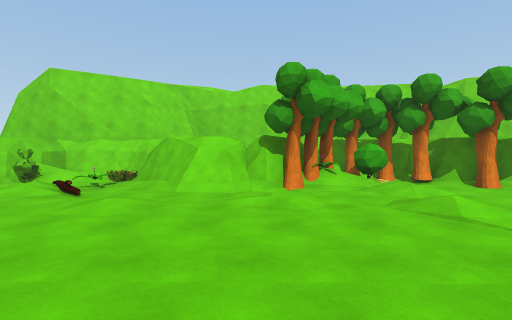
[1] (above)

16 first-person views from a walk through a scene from a Unity 3-D project. The camera is 1.5 m above the floor, tilts 2° down and sees 85° across. The floor is counted in squares, 2 m on a side. Each view is taken from the middle of a square. On the plan, view 1 faces up. The plan holds only what a view shows up to about 10 squares ahead; the rest is blank. The place goes on beyond the plan.

[2]
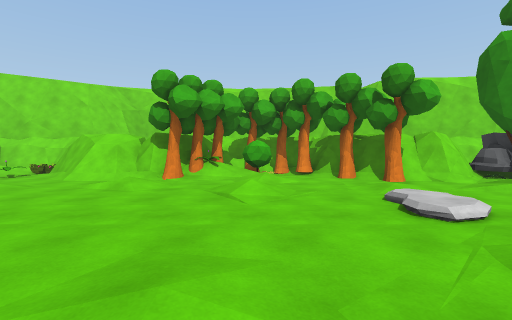

[3]
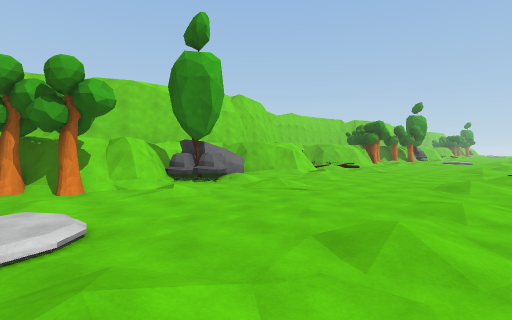

[4]
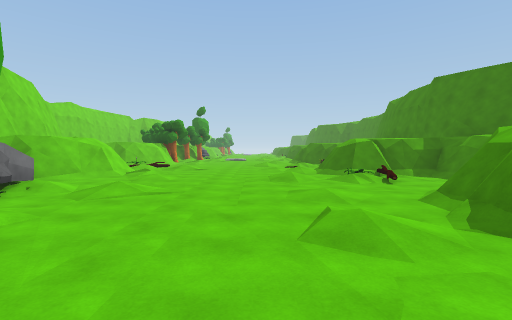

[5]
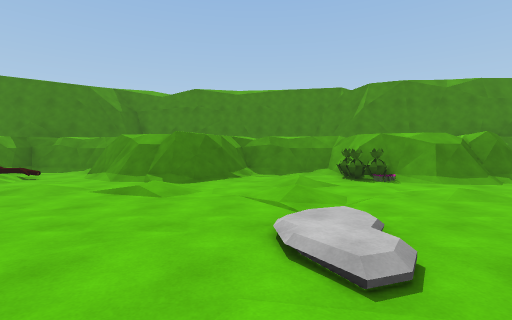

[6]
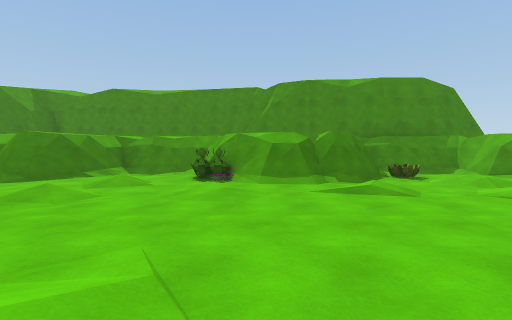

[7]
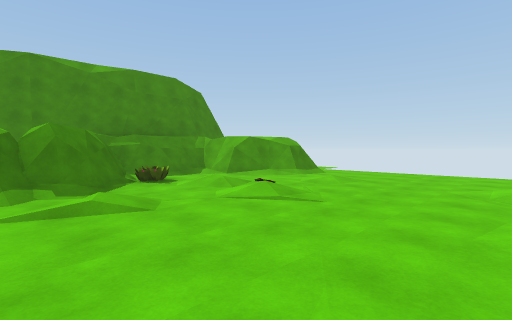

[8]
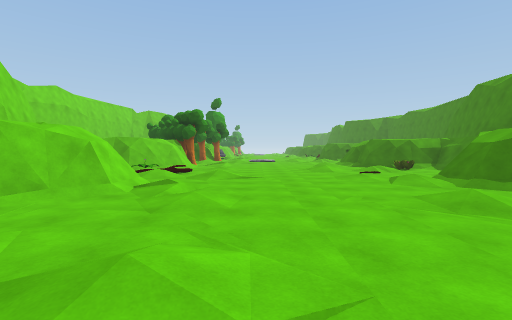

[9]
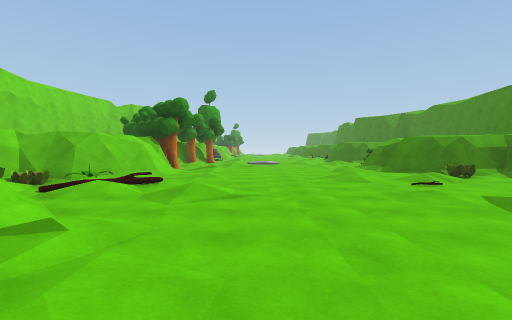

[10]
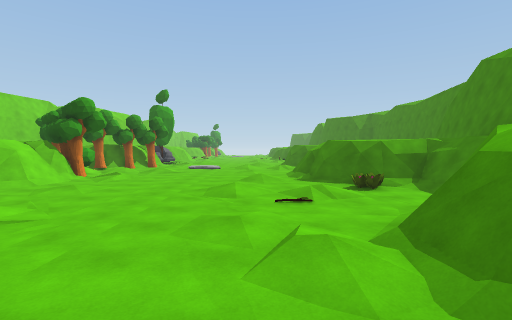

[11]
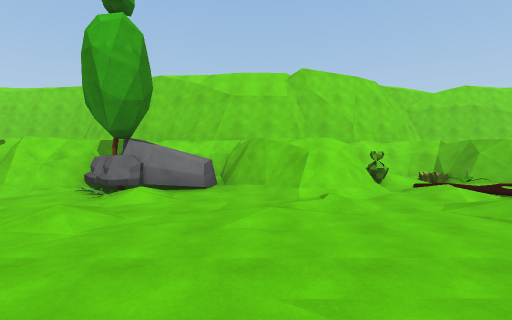

[12]
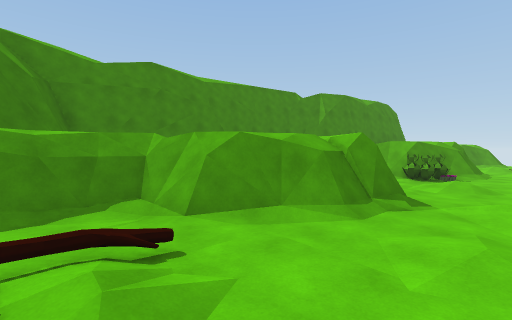

[13]
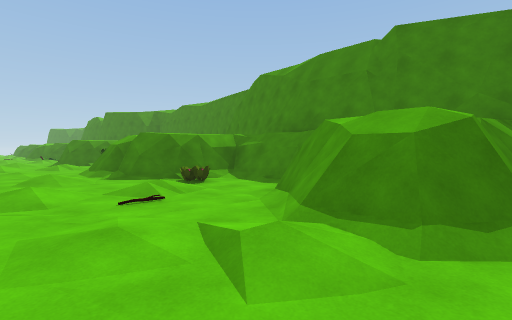

[14]
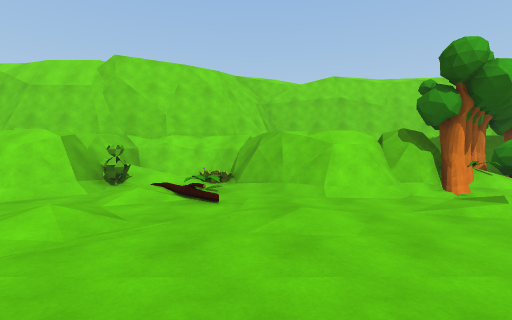

[15]
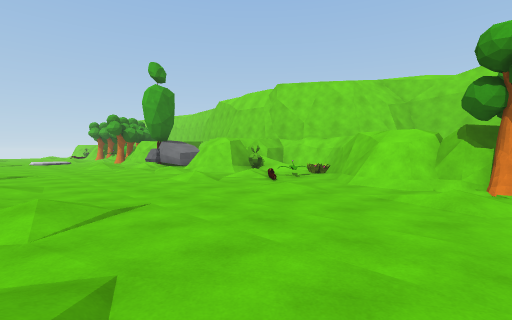

[16]
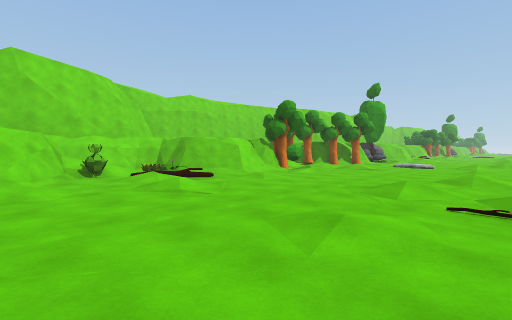

### Floor plan
Key: @ floor where view 1 was taken; # wall or solid block; . main floor; : floor 0.25 m higher than the main floor; / step, stairs or slope; O other object.
Columns run from 8 left of view 1 to 23 right of it. Each row starts with its distance up from view 1.
  9  #####    ####   ####
  8  #//O## ###OO## ##OO########
  7 ##O../###OOO/O###OOOO###O..####O
  6 ...:O.///OO:..O##.O/./##/:O.##/O
  5 .................../../......./.
  4 ...:.......:...././..:.../......
  3 .............:..................
  2 .............:..................
  1 ...../..........................
  0 ........@......./.:..:....//../.
 -1 ./.../.../.../.........:.../....
 -2  ##...O.###O....##...O###....###
 -3   ##..O## ##...####..O####..O#
 -4    #####   ###/#  ##..#  ##/:#
 -5             ####   ####   ####

Where each view was taken, in squares from view 1:
view 1: 0 up, 0 right, facing up
view 2: 1 down, 3 right, facing up
view 3: 1 down, 5 right, facing up-right
view 4: 1 up, 5 right, facing right
view 5: 5 up, 6 right, facing down
view 6: 5 up, 2 right, facing down
view 7: 4 up, 1 right, facing down-left
view 8: 3 up, 9 right, facing right
view 9: 3 up, 12 right, facing right
view 10: 0 up, 13 right, facing right
view 11: 0 up, 13 right, facing up
view 12: 0 up, 13 right, facing down-left
view 13: 1 up, 14 right, facing down-right
view 14: 1 up, 19 right, facing up
view 15: 0 up, 23 right, facing up-left
view 16: 1 down, 8 left, facing up-right
